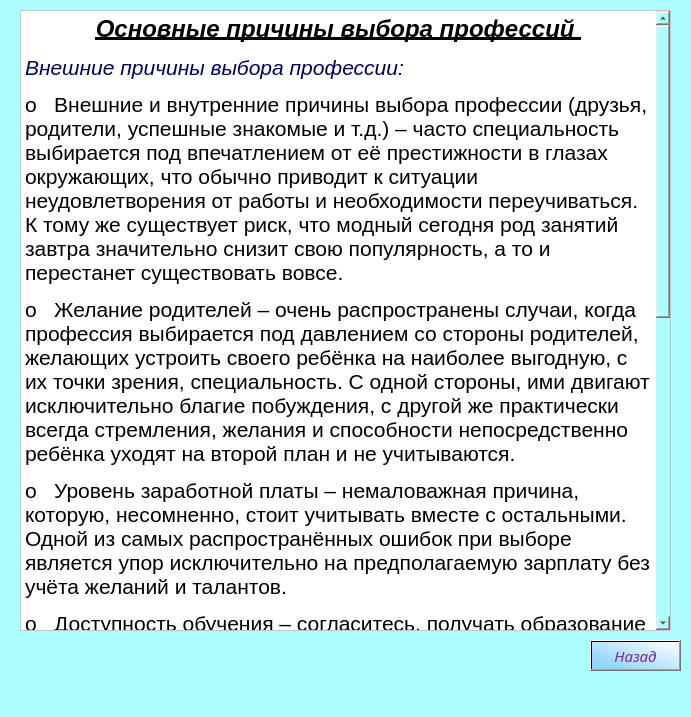
<?xml version="1.0" encoding="UTF-8"?>
<ui version="4.0">
 <class>MainWindow</class>
 <widget class="QMainWindow" name="MainWindow">
  <property name="geometry">
   <rect>
    <x>0</x>
    <y>0</y>
    <width>691</width>
    <height>717</height>
   </rect>
  </property>
  <property name="windowTitle">
   <string>MainWindow</string>
  </property>
  <property name="styleSheet">
   <string notr="true">background-color: rgb(173, 255, 255);
</string>
  </property>
  <widget class="QWidget" name="centralwidget">
   <widget class="QTextBrowser" name="textBrowser">
    <property name="geometry">
     <rect>
      <x>20</x>
      <y>10</y>
      <width>651</width>
      <height>621</height>
     </rect>
    </property>
    <property name="styleSheet">
     <string notr="true">background-color: rgb(255, 255, 255);</string>
    </property>
    <property name="html">
     <string>&lt;!DOCTYPE HTML PUBLIC &quot;-//W3C//DTD HTML 4.0//EN&quot; &quot;http://www.w3.org/TR/REC-html40/strict.dtd&quot;&gt;
&lt;html&gt;&lt;head&gt;&lt;meta name=&quot;qrichtext&quot; content=&quot;1&quot; /&gt;&lt;style type=&quot;text/css&quot;&gt;
p, li { white-space: pre-wrap; }
&lt;/style&gt;&lt;/head&gt;&lt;body style=&quot; font-family:'MS Shell Dlg 2'; font-size:8.25pt; font-weight:400; font-style:normal;&quot;&gt;
&lt;p align=&quot;center&quot; style=&quot; margin-top:12px; margin-bottom:12px; margin-left:0px; margin-right:0px; -qt-block-indent:0; text-indent:0px;&quot;&gt;&lt;span style=&quot; font-family:'Times New Roman,serif'; font-size:18pt; font-weight:600; font-style:italic; text-decoration: underline;&quot;&gt;Основные причины выбора профессий&lt;/span&gt;&lt;span style=&quot; font-size:18pt; font-style:italic; text-decoration: underline;&quot;&gt; &lt;/span&gt;&lt;/p&gt;
&lt;p style=&quot; margin-top:12px; margin-bottom:12px; margin-left:0px; margin-right:0px; -qt-block-indent:0; text-indent:0px;&quot;&gt;&lt;span style=&quot; font-family:'Times New Roman,serif'; font-size:16pt; font-style:italic; color:#00005f;&quot;&gt;Внешние причины выбора профессии:&lt;/span&gt;&lt;span style=&quot; font-size:16pt; color:#00005f;&quot;&gt; &lt;/span&gt;&lt;/p&gt;
&lt;p style=&quot; margin-top:12px; margin-bottom:12px; margin-left:0px; margin-right:0px; -qt-block-indent:0; text-indent:0px;&quot;&gt;&lt;span style=&quot; font-family:'Courier New'; font-size:16pt;&quot;&gt;o&lt;/span&gt;&lt;span style=&quot; font-family:'Times New Roman'; font-size:16pt;&quot;&gt;   &lt;/span&gt;&lt;span style=&quot; font-family:'Times New Roman,serif'; font-size:16pt;&quot;&gt;Внешние и внутренние причины выбора профессии (друзья, родители, успешные знакомые и т.д.) – часто специальность выбирается под впечатлением от её престижности в глазах окружающих, что обычно приводит к ситуации неудовлетворения от работы и необходимости переучиваться. К тому же существует риск, что модный сегодня род занятий завтра значительно снизит свою популярность, а то и перестанет существовать вовсе.&lt;/span&gt;&lt;span style=&quot; font-size:16pt;&quot;&gt; &lt;/span&gt;&lt;/p&gt;
&lt;p style=&quot; margin-top:12px; margin-bottom:12px; margin-left:0px; margin-right:0px; -qt-block-indent:0; text-indent:0px;&quot;&gt;&lt;span style=&quot; font-family:'Courier New'; font-size:16pt;&quot;&gt;o&lt;/span&gt;&lt;span style=&quot; font-family:'Times New Roman'; font-size:16pt;&quot;&gt;   &lt;/span&gt;&lt;span style=&quot; font-family:'Times New Roman,serif'; font-size:16pt;&quot;&gt;Желание родителей – очень распространены случаи, когда профессия выбирается под давлением со стороны родителей, желающих устроить своего ребёнка на наиболее выгодную, с их точки зрения, специальность. С одной стороны, ими двигают исключительно благие побуждения, с другой же практически всегда стремления, желания и способности непосредственно ребёнка уходят на второй план и не учитываются.&lt;/span&gt;&lt;span style=&quot; font-size:16pt;&quot;&gt; &lt;/span&gt;&lt;/p&gt;
&lt;p style=&quot; margin-top:12px; margin-bottom:12px; margin-left:0px; margin-right:0px; -qt-block-indent:0; text-indent:0px;&quot;&gt;&lt;span style=&quot; font-family:'Courier New'; font-size:16pt;&quot;&gt;o&lt;/span&gt;&lt;span style=&quot; font-family:'Times New Roman'; font-size:16pt;&quot;&gt;   &lt;/span&gt;&lt;span style=&quot; font-family:'Times New Roman,serif'; font-size:16pt;&quot;&gt;Уровень заработной платы – немаловажная причина, которую, несомненно, стоит учитывать вместе с остальными. Одной из самых распространённых ошибок при выборе является упор исключительно на предполагаемую зарплату без учёта желаний и талантов.&lt;/span&gt;&lt;span style=&quot; font-size:16pt;&quot;&gt; &lt;/span&gt;&lt;/p&gt;
&lt;p style=&quot; margin-top:12px; margin-bottom:12px; margin-left:0px; margin-right:0px; -qt-block-indent:0; text-indent:0px;&quot;&gt;&lt;span style=&quot; font-family:'Courier New'; font-size:16pt;&quot;&gt;o&lt;/span&gt;&lt;span style=&quot; font-family:'Times New Roman'; font-size:16pt;&quot;&gt;   &lt;/span&gt;&lt;span style=&quot; font-family:'Times New Roman,serif'; font-size:16pt;&quot;&gt;Доступность обучения – согласитесь, получать образование намного легче и комфортнее в своём родном городе, а необходимость переезда и жизни в общежитии может отпугнуть многих людей.&lt;/span&gt;&lt;span style=&quot; font-size:16pt;&quot;&gt; &lt;/span&gt;&lt;/p&gt;
&lt;p style=&quot; margin-top:12px; margin-bottom:12px; margin-left:0px; margin-right:0px; -qt-block-indent:0; text-indent:0px;&quot;&gt;&lt;span style=&quot; font-family:'Times New Roman,serif'; font-size:16pt; font-style:italic; color:#00005f;&quot;&gt;Внутренние причины выбора профессии:&lt;/span&gt;&lt;span style=&quot; font-size:16pt; color:#00005f;&quot;&gt; &lt;/span&gt;&lt;/p&gt;
&lt;p style=&quot; margin-top:12px; margin-bottom:12px; margin-left:0px; margin-right:0px; -qt-block-indent:0; text-indent:0px;&quot;&gt;&lt;span style=&quot; font-family:'Courier New'; font-size:16pt;&quot;&gt;o&lt;/span&gt;&lt;span style=&quot; font-family:'Times New Roman'; font-size:16pt;&quot;&gt;   &lt;/span&gt;&lt;span style=&quot; font-family:'Times New Roman,serif'; font-size:16pt;&quot;&gt;Интерес – наряду со способностями одна из важнейших причин к выбору той или иной профессии. Наличие интереса может компенсировать недостатки в других областях, таких как: склонности, таланты, знания и тому подобных.&lt;/span&gt;&lt;span style=&quot; font-size:16pt;&quot;&gt; &lt;/span&gt;&lt;/p&gt;
&lt;p style=&quot; margin-top:12px; margin-bottom:12px; margin-left:0px; margin-right:0px; -qt-block-indent:0; text-indent:0px;&quot;&gt;&lt;span style=&quot; font-family:'Courier New'; font-size:16pt;&quot;&gt;o&lt;/span&gt;&lt;span style=&quot; font-family:'Times New Roman'; font-size:16pt;&quot;&gt;   &lt;/span&gt;&lt;span style=&quot; font-family:'Times New Roman,serif'; font-size:16pt;&quot;&gt;Физические возможности – если у Вас аллергия на пыльцу, то ботанические и аграрные профессии с высокой степенью вероятности окажутся недоступными. Для музыкантов необходимо наличие слуха, для певцов голоса, повара и дегустаторы не смогут обойтись без развитых от природы вкусовых рецепторов. Исключения, конечно же, бывают, но они редки и больше подтверждают правило.&lt;/span&gt;&lt;span style=&quot; font-size:16pt;&quot;&gt; &lt;/span&gt;&lt;/p&gt;
&lt;p style=&quot; margin-top:12px; margin-bottom:12px; margin-left:0px; margin-right:0px; -qt-block-indent:0; text-indent:0px;&quot;&gt;&lt;span style=&quot; font-family:'Courier New'; font-size:16pt;&quot;&gt;o&lt;/span&gt;&lt;span style=&quot; font-family:'Times New Roman'; font-size:16pt;&quot;&gt;   &lt;/span&gt;&lt;span style=&quot; font-family:'Times New Roman,serif'; font-size:16pt;&quot;&gt;Наличие склонностей, талантов, способностей – уже в детских садах и школах становятся видны склонности к разным видам деятельности. Если человек в школе с трудом осваивал математику и физику, то вряд ли ему стоит связывать карьерный путь с этими направлениями.&lt;/span&gt;&lt;span style=&quot; font-size:16pt;&quot;&gt; &lt;/span&gt;&lt;/p&gt;
&lt;p style=&quot; margin-top:12px; margin-bottom:12px; margin-left:0px; margin-right:0px; -qt-block-indent:0; text-indent:0px;&quot;&gt;&lt;span style=&quot; font-family:'Courier New'; font-size:16pt;&quot;&gt;o&lt;/span&gt;&lt;span style=&quot; font-family:'Times New Roman'; font-size:16pt;&quot;&gt;   &lt;/span&gt;&lt;span style=&quot; font-family:'Times New Roman,serif'; font-size:16pt;&quot;&gt;Возможность самореализации – естественное желание быть мастером своего дела, расти и развиваться как профессионал.&lt;/span&gt;&lt;span style=&quot; font-size:16pt;&quot;&gt; &lt;/span&gt;&lt;/p&gt;&lt;/body&gt;&lt;/html&gt;</string>
    </property>
   </widget>
   <widget class="QPushButton" name="nazad">
    <property name="geometry">
     <rect>
      <x>590</x>
      <y>640</y>
      <width>91</width>
      <height>31</height>
     </rect>
    </property>
    <property name="font">
     <font>
      <family>Nightclub BTN</family>
      <pointsize>11</pointsize>
      <weight>50</weight>
      <italic>true</italic>
      <bold>false</bold>
     </font>
    </property>
    <property name="styleSheet">
     <string notr="true">background-color: qlineargradient(spread:pad, x1:0, y1:0.875, x2:1, y2:0, stop:0.125 rgba(147, 214, 255, 255), stop:1 rgba(255, 255, 255, 255));
color: rgb(122, 41, 163);</string>
    </property>
    <property name="text">
     <string>Назад</string>
    </property>
   </widget>
  </widget>
  <widget class="QMenuBar" name="menubar">
   <property name="geometry">
    <rect>
     <x>0</x>
     <y>0</y>
     <width>691</width>
     <height>21</height>
    </rect>
   </property>
  </widget>
  <widget class="QStatusBar" name="statusbar"/>
 </widget>
 <resources/>
 <connections/>
</ui>
